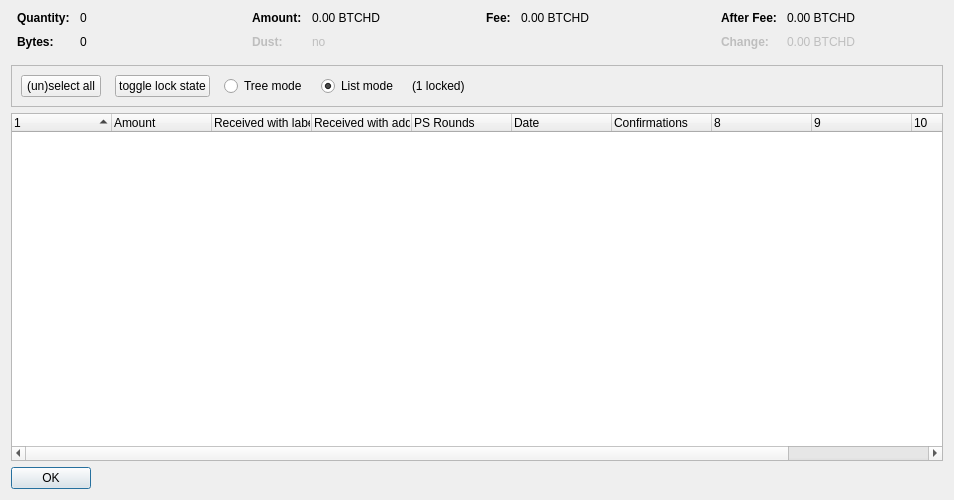
<?xml version="1.0" encoding="UTF-8"?>
<ui version="4.0">
 <class>CoinControlDialog</class>
 <widget class="QDialog" name="CoinControlDialog">
  <property name="geometry">
   <rect>
    <x>0</x>
    <y>0</y>
    <width>954</width>
    <height>500</height>
   </rect>
  </property>
  <property name="windowTitle">
   <string>Coin Selection</string>
  </property>
  <layout class="QVBoxLayout" name="verticalLayout">
   <item>
    <layout class="QHBoxLayout" name="horizontalLayoutTop" stretch="0,0,0,0">
     <property name="topMargin">
      <number>0</number>
     </property>
     <property name="bottomMargin">
      <number>10</number>
     </property>
     <item>
      <layout class="QFormLayout" name="formLayoutCoinControl1">
       <property name="horizontalSpacing">
        <number>10</number>
       </property>
       <property name="verticalSpacing">
        <number>10</number>
       </property>
       <property name="leftMargin">
        <number>6</number>
       </property>
       <property name="rightMargin">
        <number>6</number>
       </property>
       <item row="0" column="0">
        <widget class="QLabel" name="labelCoinControlQuantityText">
         <property name="font">
          <font>
           <weight>75</weight>
           <bold>true</bold>
          </font>
         </property>
         <property name="text">
          <string>Quantity:</string>
         </property>
        </widget>
       </item>
       <item row="0" column="1">
        <widget class="QLabel" name="labelCoinControlQuantity">
         <property name="cursor">
          <cursorShape>IBeamCursor</cursorShape>
         </property>
         <property name="contextMenuPolicy">
          <enum>Qt::ActionsContextMenu</enum>
         </property>
         <property name="text">
          <string notr="true">0</string>
         </property>
         <property name="textInteractionFlags">
          <set>Qt::LinksAccessibleByMouse|Qt::TextSelectableByKeyboard|Qt::TextSelectableByMouse</set>
         </property>
        </widget>
       </item>
       <item row="1" column="0">
        <widget class="QLabel" name="labelCoinControlBytesText">
         <property name="font">
          <font>
           <weight>75</weight>
           <bold>true</bold>
          </font>
         </property>
         <property name="text">
          <string>Bytes:</string>
         </property>
        </widget>
       </item>
       <item row="1" column="1">
        <widget class="QLabel" name="labelCoinControlBytes">
         <property name="cursor">
          <cursorShape>IBeamCursor</cursorShape>
         </property>
         <property name="contextMenuPolicy">
          <enum>Qt::ActionsContextMenu</enum>
         </property>
         <property name="text">
          <string notr="true">0</string>
         </property>
         <property name="textInteractionFlags">
          <set>Qt::LinksAccessibleByMouse|Qt::TextSelectableByKeyboard|Qt::TextSelectableByMouse</set>
         </property>
        </widget>
       </item>
      </layout>
     </item>
     <item>
      <layout class="QFormLayout" name="formLayoutCoinControl2">
       <property name="horizontalSpacing">
        <number>10</number>
       </property>
       <property name="verticalSpacing">
        <number>10</number>
       </property>
       <property name="leftMargin">
        <number>6</number>
       </property>
       <property name="rightMargin">
        <number>6</number>
       </property>
       <item row="0" column="0">
        <widget class="QLabel" name="labelCoinControlAmountText">
         <property name="font">
          <font>
           <weight>75</weight>
           <bold>true</bold>
          </font>
         </property>
         <property name="text">
          <string>Amount:</string>
         </property>
        </widget>
       </item>
       <item row="0" column="1">
        <widget class="QLabel" name="labelCoinControlAmount">
         <property name="cursor">
          <cursorShape>IBeamCursor</cursorShape>
         </property>
         <property name="contextMenuPolicy">
          <enum>Qt::ActionsContextMenu</enum>
         </property>
         <property name="text">
          <string notr="true">0.00 BTCHD</string>
         </property>
         <property name="textInteractionFlags">
          <set>Qt::LinksAccessibleByMouse|Qt::TextSelectableByKeyboard|Qt::TextSelectableByMouse</set>
         </property>
        </widget>
       </item>
       <item row="1" column="0">
        <widget class="QLabel" name="labelCoinControlLowOutputText">
         <property name="enabled">
          <bool>false</bool>
         </property>
         <property name="font">
          <font>
           <weight>75</weight>
           <bold>true</bold>
          </font>
         </property>
         <property name="text">
          <string>Dust:</string>
         </property>
        </widget>
       </item>
       <item row="1" column="1">
        <widget class="QLabel" name="labelCoinControlLowOutput">
         <property name="enabled">
          <bool>false</bool>
         </property>
         <property name="cursor">
          <cursorShape>IBeamCursor</cursorShape>
         </property>
         <property name="contextMenuPolicy">
          <enum>Qt::ActionsContextMenu</enum>
         </property>
         <property name="text">
          <string notr="true">no</string>
         </property>
         <property name="textInteractionFlags">
          <set>Qt::LinksAccessibleByMouse|Qt::TextSelectableByKeyboard|Qt::TextSelectableByMouse</set>
         </property>
        </widget>
       </item>
      </layout>
     </item>
     <item>
      <layout class="QFormLayout" name="formLayoutCoinControl3">
       <property name="horizontalSpacing">
        <number>10</number>
       </property>
       <property name="verticalSpacing">
        <number>10</number>
       </property>
       <property name="leftMargin">
        <number>6</number>
       </property>
       <property name="rightMargin">
        <number>6</number>
       </property>
       <item row="0" column="0">
        <widget class="QLabel" name="labelCoinControlFeeText">
         <property name="font">
          <font>
           <weight>75</weight>
           <bold>true</bold>
          </font>
         </property>
         <property name="text">
          <string>Fee:</string>
         </property>
        </widget>
       </item>
       <item row="0" column="1">
        <widget class="QLabel" name="labelCoinControlFee">
         <property name="cursor">
          <cursorShape>IBeamCursor</cursorShape>
         </property>
         <property name="contextMenuPolicy">
          <enum>Qt::ActionsContextMenu</enum>
         </property>
         <property name="text">
          <string notr="true">0.00 BTCHD</string>
         </property>
         <property name="textInteractionFlags">
          <set>Qt::LinksAccessibleByMouse|Qt::TextSelectableByKeyboard|Qt::TextSelectableByMouse</set>
         </property>
        </widget>
       </item>
      </layout>
     </item>
     <item>
      <layout class="QFormLayout" name="formLayoutCoinControl4">
       <property name="horizontalSpacing">
        <number>10</number>
       </property>
       <property name="verticalSpacing">
        <number>10</number>
       </property>
       <property name="leftMargin">
        <number>6</number>
       </property>
       <property name="rightMargin">
        <number>6</number>
       </property>
       <item row="0" column="0">
        <widget class="QLabel" name="labelCoinControlAfterFeeText">
         <property name="font">
          <font>
           <weight>75</weight>
           <bold>true</bold>
          </font>
         </property>
         <property name="text">
          <string>After Fee:</string>
         </property>
        </widget>
       </item>
       <item row="0" column="1">
        <widget class="QLabel" name="labelCoinControlAfterFee">
         <property name="cursor">
          <cursorShape>IBeamCursor</cursorShape>
         </property>
         <property name="contextMenuPolicy">
          <enum>Qt::ActionsContextMenu</enum>
         </property>
         <property name="text">
          <string notr="true">0.00 BTCHD</string>
         </property>
         <property name="textInteractionFlags">
          <set>Qt::LinksAccessibleByMouse|Qt::TextSelectableByKeyboard|Qt::TextSelectableByMouse</set>
         </property>
        </widget>
       </item>
       <item row="1" column="0">
        <widget class="QLabel" name="labelCoinControlChangeText">
         <property name="enabled">
          <bool>false</bool>
         </property>
         <property name="font">
          <font>
           <weight>75</weight>
           <bold>true</bold>
          </font>
         </property>
         <property name="text">
          <string>Change:</string>
         </property>
        </widget>
       </item>
       <item row="1" column="1">
        <widget class="QLabel" name="labelCoinControlChange">
         <property name="enabled">
          <bool>false</bool>
         </property>
         <property name="cursor">
          <cursorShape>IBeamCursor</cursorShape>
         </property>
         <property name="contextMenuPolicy">
          <enum>Qt::ActionsContextMenu</enum>
         </property>
         <property name="text">
          <string notr="true">0.00 BTCHD</string>
         </property>
         <property name="textInteractionFlags">
          <set>Qt::LinksAccessibleByMouse|Qt::TextSelectableByKeyboard|Qt::TextSelectableByMouse</set>
         </property>
        </widget>
       </item>
      </layout>
     </item>
    </layout>
   </item>
   <item>
    <widget class="QFrame" name="frame">
     <property name="minimumSize">
      <size>
       <width>0</width>
       <height>40</height>
      </size>
     </property>
     <property name="frameShape">
      <enum>QFrame::StyledPanel</enum>
     </property>
     <property name="frameShadow">
      <enum>QFrame::Sunken</enum>
     </property>
     <layout class="QHBoxLayout" name="horizontalLayout">
      <item>
       <layout class="QHBoxLayout" name="horizontalLayoutPanel" stretch="0,0,0,0,0,0">
        <property name="spacing">
         <number>14</number>
        </property>
        <item>
         <widget class="QPushButton" name="pushButtonSelectAll">
          <property name="sizePolicy">
           <sizepolicy hsizetype="Maximum" vsizetype="Fixed">
            <horstretch>0</horstretch>
            <verstretch>0</verstretch>
           </sizepolicy>
          </property>
          <property name="text">
           <string>(un)select all</string>
          </property>
          <property name="autoDefault">
           <bool>false</bool>
          </property>
         </widget>
        </item>
        <item>
         <widget class="QPushButton" name="pushButtonToggleLock">
          <property name="sizePolicy">
           <sizepolicy hsizetype="Maximum" vsizetype="Fixed">
            <horstretch>0</horstretch>
            <verstretch>0</verstretch>
           </sizepolicy>
          </property>
          <property name="text">
           <string>toggle lock state</string>
          </property>
          <property name="autoDefault">
           <bool>false</bool>
          </property>
         </widget>
        </item>
        <item>
         <widget class="QRadioButton" name="radioTreeMode">
          <property name="sizePolicy">
           <sizepolicy hsizetype="Maximum" vsizetype="Fixed">
            <horstretch>0</horstretch>
            <verstretch>0</verstretch>
           </sizepolicy>
          </property>
          <property name="text">
           <string>Tree mode</string>
          </property>
         </widget>
        </item>
        <item>
         <widget class="QRadioButton" name="radioListMode">
          <property name="sizePolicy">
           <sizepolicy hsizetype="Maximum" vsizetype="Fixed">
            <horstretch>0</horstretch>
            <verstretch>0</verstretch>
           </sizepolicy>
          </property>
          <property name="text">
           <string>List mode</string>
          </property>
          <property name="checked">
           <bool>true</bool>
          </property>
         </widget>
        </item>
        <item>
         <widget class="QLabel" name="labelLocked">
          <property name="text">
           <string>(1 locked)</string>
          </property>
         </widget>
        </item>
        <item>
         <spacer name="horizontalSpacer">
          <property name="orientation">
           <enum>Qt::Horizontal</enum>
          </property>
          <property name="sizeHint" stdset="0">
           <size>
            <width>40</width>
            <height>20</height>
           </size>
          </property>
         </spacer>
        </item>
       </layout>
      </item>
     </layout>
    </widget>
   </item>
   <item>
    <widget class="CoinControlTreeWidget" name="treeWidget">
     <property name="contextMenuPolicy">
      <enum>Qt::CustomContextMenu</enum>
     </property>
     <property name="sortingEnabled">
      <bool>false</bool>
     </property>
     <property name="columnCount">
      <number>11</number>
     </property>
     <attribute name="headerShowSortIndicator" stdset="0">
      <bool>true</bool>
     </attribute>
     <attribute name="headerStretchLastSection">
      <bool>false</bool>
     </attribute>
     <column>
      <property name="text">
       <string/>
      </property>
     </column>
     <column>
      <property name="text">
       <string>Amount</string>
      </property>
     </column>
     <column>
      <property name="text">
       <string>Received with label</string>
      </property>
     </column>
     <column>
      <property name="text">
       <string>Received with address</string>
      </property>
     </column>
     <column>
      <property name="text">
       <string>PS Rounds</string>
      </property>
     </column>
     <column>
      <property name="text">
       <string>Date</string>
      </property>
     </column>
     <column>
      <property name="text">
       <string>Confirmations</string>
      </property>
      <property name="toolTip">
       <string>Confirmed</string>
      </property>
     </column>
     <column>
      <property name="text">
       <string/>
      </property>
     </column>
     <column>
      <property name="text">
       <string/>
      </property>
     </column>
     <column>
      <property name="text">
       <string/>
      </property>
     </column>
     <column>
      <property name="text">
       <string/>
      </property>
     </column>
    </widget>
   </item>
   <item>
    <widget class="QDialogButtonBox" name="buttonBox">
     <property name="sizePolicy">
      <sizepolicy hsizetype="Maximum" vsizetype="Fixed">
       <horstretch>0</horstretch>
       <verstretch>0</verstretch>
      </sizepolicy>
     </property>
     <property name="orientation">
      <enum>Qt::Horizontal</enum>
     </property>
     <property name="standardButtons">
      <set>QDialogButtonBox::Ok</set>
     </property>
    </widget>
   </item>
  </layout>
 </widget>
 <customwidgets>
  <customwidget>
   <class>CoinControlTreeWidget</class>
   <extends>QTreeWidget</extends>
   <header>coincontroltreewidget.h</header>
  </customwidget>
 </customwidgets>
 <resources/>
 <connections/>
</ui>
